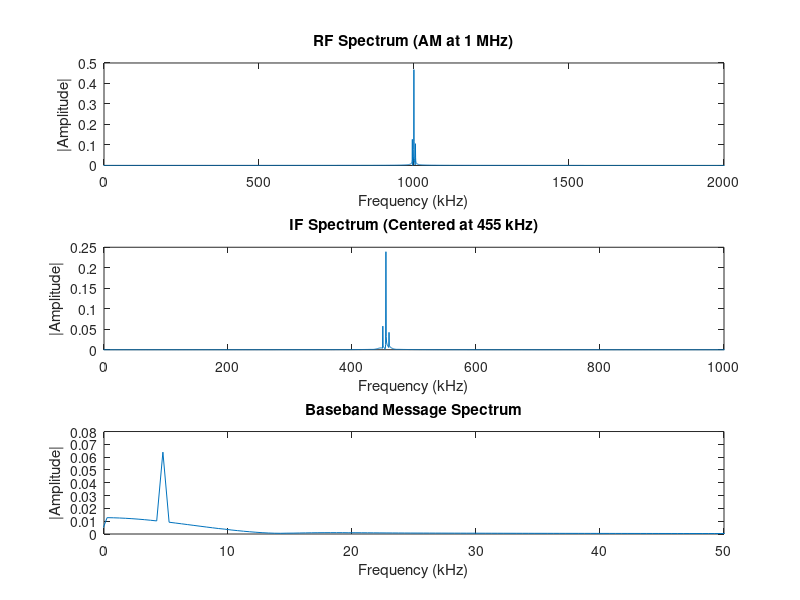
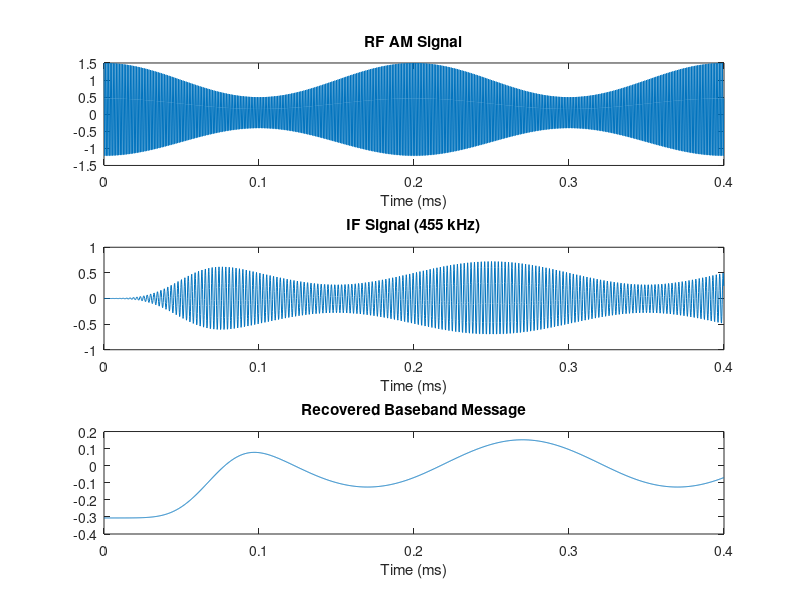

These charts were generated, in order, by the following MATLAB code:
clc; clear; close all;

fs = 5e6;
t = 0:1/fs:2e-3;
fm = 5e3;
fc = 1e6;
fIF = 455e3;
fLO = fc - fIF;
Ac = 1; Am = 0.5;
mu = Am/Ac;

m_t = Am*cos(2*pi*fm*t);
s_RF = Ac*(1 + mu*cos(2*pi*fm*t)).*cos(2*pi*fc*t);

LO = cos(2*pi*fLO*t);
s_mixed = s_RF .* LO;

bpFilt = fir1(500, [(fIF-10e3)/(fs/2) (fIF+10e3)/(fs/2)], 'bandpass');
s_IF = filter(bpFilt, 1, s_mixed);

s_rectified = abs(s_IF);
lpf = fir1(200, (20e3)/(fs/2));
s_baseband = filter(lpf, 1, s_rectified);
s_baseband = s_baseband - mean(s_baseband);

N = length(t);
f = (-N/2:N/2-1)*(fs/N);
RF_spec = abs(fftshift(fft(s_RF)))/N;
IF_spec = abs(fftshift(fft(s_IF)))/N;
BB_spec = abs(fftshift(fft(s_baseband)))/N;

figure;
subplot(3,1,1);
plot(f/1e3, RF_spec); xlim([0 2000]);
title('RF Spectrum (AM at 1 MHz)'); xlabel('Frequency (kHz)'); ylabel('|Amplitude|');
subplot(3,1,2);
plot(f/1e3, IF_spec); xlim([0 1000]);
title('IF Spectrum (Centered at 455 kHz)'); xlabel('Frequency (kHz)'); ylabel('|Amplitude|');
subplot(3,1,3);
plot(f/1e3, BB_spec); xlim([0 50]);
title('Baseband Message Spectrum'); xlabel('Frequency (kHz)'); ylabel('|Amplitude|');

figure;
subplot(3,1,1); plot(t(1:2000)*1e3, s_RF(1:2000)); title('RF AM Signal'); xlabel('Time (ms)');
subplot(3,1,2); plot(t(1:2000)*1e3, s_IF(1:2000)); title('IF Signal (455 kHz)'); xlabel('Time (ms)');
subplot(3,1,3); plot(t(1:2000)*1e3, s_baseband(1:2000)); title('Recovered Baseband Message'); xlabel('Time (ms)');

fprintf('--- SUPERHETERODYNE RECEIVER RESULTS ---\n');
fprintf('RF Carrier Frequency   = %.0f kHz\n', fc/1e3);
fprintf('LO Frequency           = %.0f kHz\n', fLO/1e3);
fprintf('Intermediate Frequency = %.0f kHz\n', fIF/1e3);
fprintf('Baseband Message Freq  = %.0f kHz\n', fm/1e3);
